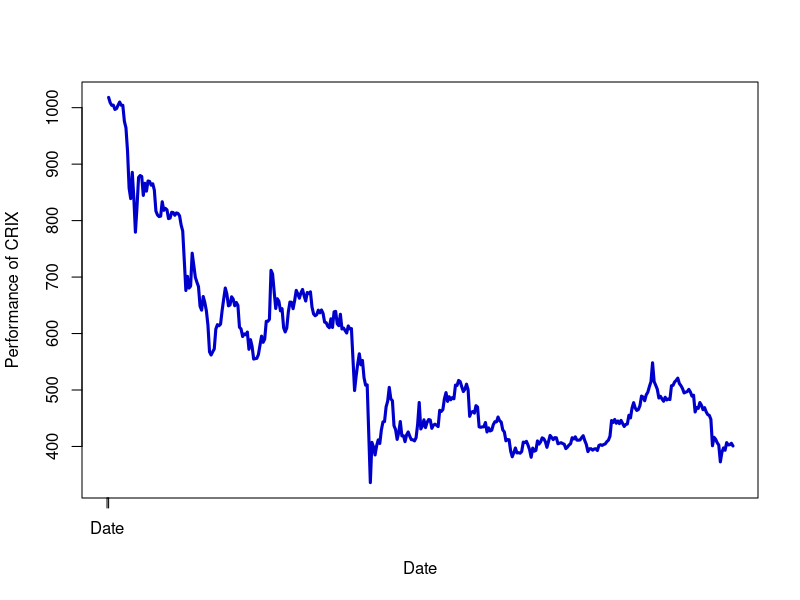

Write R code to recreate this figure.
rm(list = ls(all = TRUE))
graphics.off()

# please change your working directory 
# setwd('C:/...')

crix              = read.csv("crix.csv", header = FALSE)
crix$V1           = as.character(crix$V1)
last_substr       = substr(crix$V1, (nchar(crix$V1[1]) - 4), (nchar(crix$V1[1]) - 3))
last_substr_which = which(last_substr != c(last_substr[-1], tail(last_substr, n = 1))) + 1
last_substr_which = c(1, last_substr_which)
names_crix        = crix$V1[last_substr_which]

plot(crix[, 2], type = "l", col = "blue3", xaxt = "n", lwd = 3, xlab = "Date", 
     ylab = "Performance of CRIX")
axis(1, at = last_substr_which, label = names_crix)